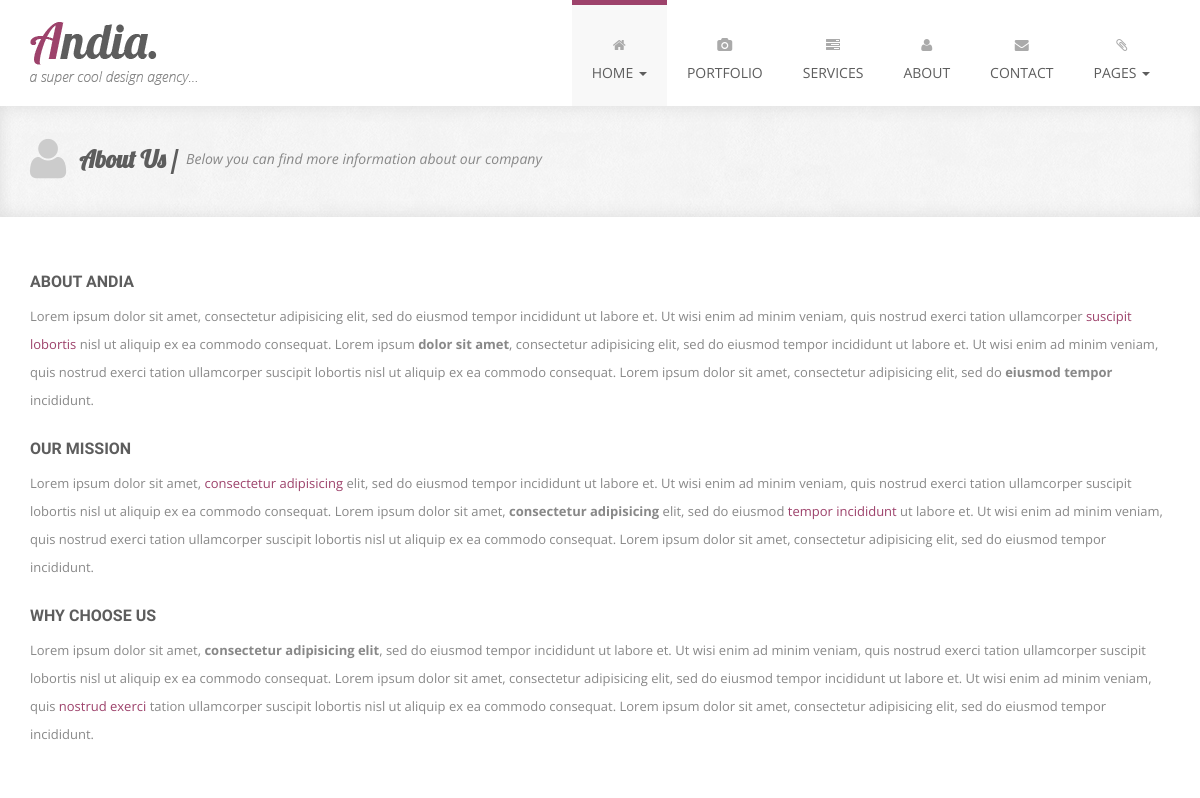
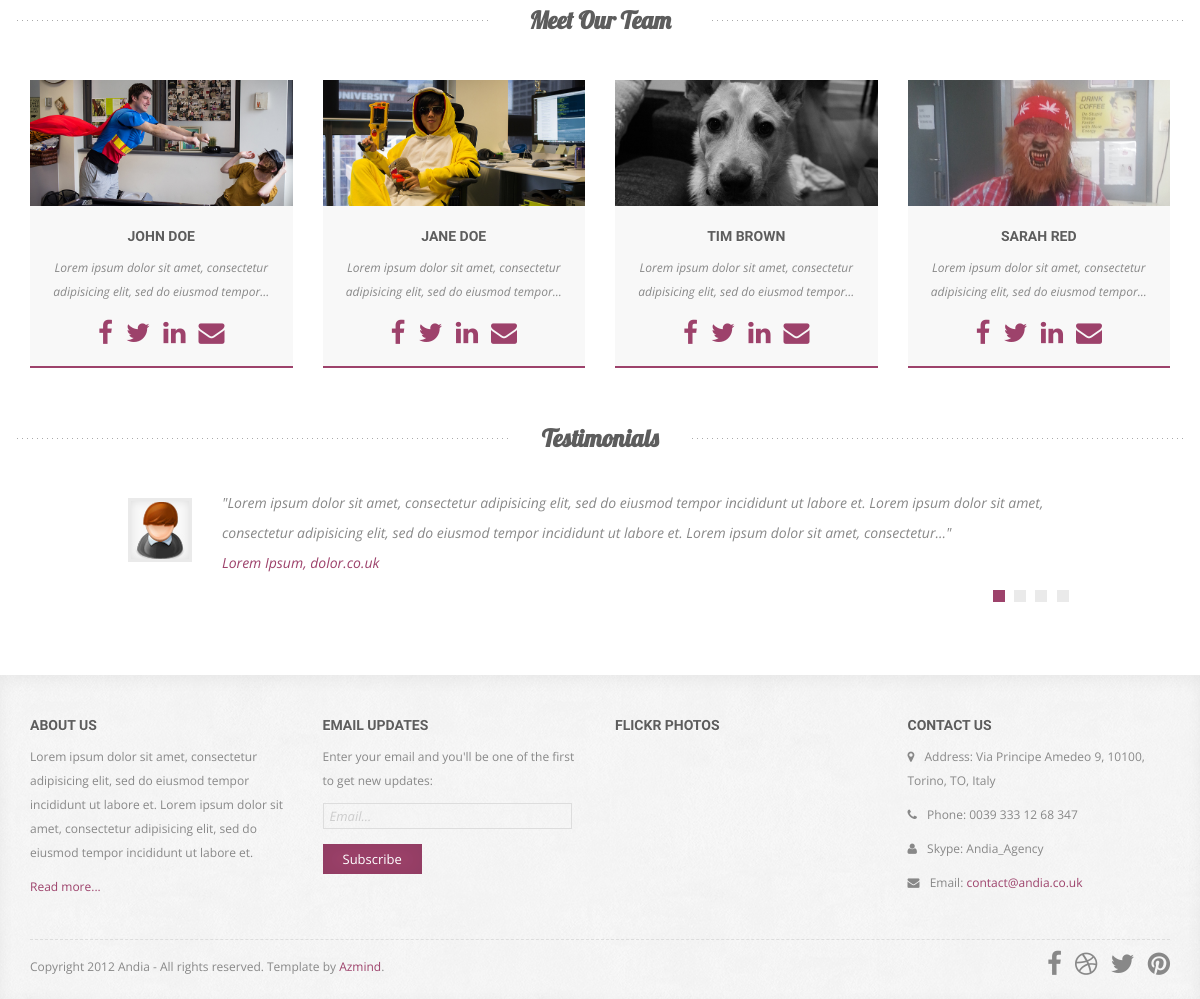
/about, run on the app's committed database (2 pictures, top to bottom).
### tables this page shows
CREATE TABLE `Testimonials` (
  `id` int(11) NOT NULL,
  `name` varchar(255) DEFAULT NULL,
  `job` varchar(255) DEFAULT NULL,
  `review` varchar(255) DEFAULT NULL,
  `image` varchar(255) DEFAULT NULL
);

### components/View.php (called while the page is built, shortened)
<?
class View {
  function generate($templateView, $mainView) {
    $this->content = $this->getRenderedHtml('views/' . $mainView);
  }
  public function getRenderedHtml($path) {
    include($path);
    $var = ob_get_contents();
    return $var;
  }
}

### controllers/AboutController.php (called while the page is built, shortened)
<?
include_once ROOT . '/models/ModelTestimonials.php';
class AboutController extends Controller {
  private $testimonialsModel;
  public function __construct() {
    $this->testimonialsModel = new ModelTestimonials();
  }
  public function actionIndex() {
    try {
      $this->view->testimonials = $this->testimonialsModel->getTestimonials();
      $this->view->generate('template_view.phtml', 'about/index.phtml');
    } catch (Exception $e) {
      echo $e->getMessage();
    }
    return true;
  }
}

### index.php (called while the page is built, shortened)
<?
require_once(ROOT . '/components/Router.php');
require_once(ROOT . '/components/Db.php');
$router = new Router();
$router->run();

### components/Db.php (called while the page is built)
<?
class Db {
  protected $connection = NULL;
  public function __construct() {
    $this->connection = $this->getConnection();
  }
  public function getConnection() {
    try {
      $paramsPath = ROOT . '/config/db_params.php';
      $dbParams = include($paramsPath);
      if (!$this->connection) {
        $this->connection = new PDO("mysql:host={$dbParams['host']}; dbname={$dbParams['dbName']}",
          $dbParams['user'], $dbParams['password'], [PDO::ATTR_ERRMODE => PDO::ERRMODE_EXCEPTION]);
        return $this->connection;
      } else {
        return $this->connection;
      }
    } catch (PDOException $ex) {
      echo 'Не работает';
      die;
    }
  }
}

### config/db_params.php (called while the page is built)
<?
return [
  'host' => 'localhost',
  'dbName' => 'beetroot_independent_work_mvc',
  'user' => 'root',
  'password' => '',
];

### models/ModelTestimonials.php (called while the page is built, shortened)
<?
class ModelTestimonials extends Db {
  public function getTestimonials() {
    $sql = $this->connection->prepare(
      "SELECT * FROM `Testimonials`"
    );
    $sql->execute();
    return $sql->fetchAll(PDO::FETCH_ASSOC);
  }
}

### config/routes.php (called while the page is built)
<?
return [
  'subscribe' => 'forms/subscribe',
  'sendmail' => 'forms/sendmail',
  'portfolio' => 'portfolio/index',
  'services' => 'services/index',
  'about' => 'about/index',
  'contact' => 'contact/index',
  'pricing-tables' => 'pricing/tables',
  'index-2' => 'main/alternate',
  '' => 'main/index',
];

### views/about/index.phtml (the view)
<div class="page-title-container">
  <div class="container">
    <div class="row">
      <div class="col-sm-12 wow fadeIn">
        <i class="fa fa-user"></i>
        <h1>About Us /</h1>
        <p>Below you can find more information about our company</p>
      </div>
    </div>
  </div>
</div>
<div class="about-us-container">
  <div class="container">
    <div class="row">
      <div class="col-sm-12 about-us-text wow fadeInLeft">
        <h3>About Andia</h3>
        <p>
          Lorem ipsum dolor sit amet, consectetur adipisicing elit, sed do eiusmod tempor incididunt ut labore et. Ut wisi enim ad
          minim veniam, quis nostrud exerci tation ullamcorper <span class="violet">suscipit lobortis</span>
          nisl ut aliquip ex ea commodo consequat. Lorem ipsum <strong>dolor sit amet</strong>, consectetur adipisicing elit,
          sed do eiusmod tempor incididunt ut labore et. Ut wisi enim ad minim veniam, quis nostrud exerci tation ullamcorper
          suscipit lobortis nisl ut aliquip ex ea commodo consequat. Lorem ipsum dolor sit amet, consectetur adipisicing
          elit, sed do <strong>eiusmod tempor</strong> incididunt.
        </p>
        <h3>Our Mission</h3>
        <p>
          Lorem ipsum dolor sit amet, <span class="violet">consectetur adipisicing</span> elit, sed do eiusmod tempor incididunt
          ut labore et. Ut wisi enim ad minim veniam, quis nostrud exerci tation ullamcorper suscipit lobortis nisl ut aliquip
          ex ea commodo consequat. Lorem ipsum dolor sit amet, <strong>consectetur adipisicing</strong> elit, sed do eiusmod
          <span class="violet">tempor incididunt</span> ut labore et. Ut wisi enim ad minim veniam, quis nostrud exerci tation
          ullamcorper suscipit lobortis nisl ut aliquip ex ea commodo consequat. Lorem ipsum dolor sit amet, consectetur
          adipisicing elit, sed do eiusmod tempor incididunt.
        </p>
        <h3>Why Choose Us</h3>
        <p>
          Lorem ipsum dolor sit amet, <strong>consectetur adipisicing elit</strong>, sed do eiusmod tempor incididunt ut
          labore et. Ut wisi enim ad minim veniam, quis nostrud exerci tation ullamcorper suscipit lobortis nisl ut aliquip
          ex ea commodo consequat. Lorem ipsum dolor sit amet, consectetur adipisicing elit, sed do eiusmod tempor incididunt
          ut labore et. Ut wisi enim ad minim veniam, quis <span class="violet">nostrud exerci</span> tation ullamcorper
          suscipit lobortis nisl ut aliquip ex ea commodo consequat. Lorem ipsum dolor sit amet, consectetur adipisicing
          elit, sed do eiusmod tempor incididunt.
        </p>
      </div>
    </div>
  </div>
</div>
<div class="team-container">
  <div class="container">
    <div class="row">
      <div class="col-sm-12 team-title wow fadeIn">
        <h2>Meet Our Team</h2>
      </div>
    </div>
    <div class="row">
      <div class="col-sm-3">
        <div class="team-box wow fadeInUp">
          <img src="/public/img/team/1.jpg" alt="" data-at2x="/public/img/team/1.jpg">
          <h3>John Doe</h3>
          <p>Lorem ipsum dolor sit amet, consectetur adipisicing elit, sed do eiusmod tempor...</p>
          <div class="team-social">
            <a href="#"><i class="fa fa-facebook"></i></a>
            <a href="#"><i class="fa fa-twitter"></i></a>
            <a href="#"><i class="fa fa-linkedin"></i></a>
            <a href="#"><i class="fa fa-envelope"></i></a>
          </div>
        </div>
      </div>
      <div class="col-sm-3">
        <div class="team-box wow fadeInDown">
          <img src="/public/img/team/2.jpg" alt="" data-at2x="/public/img/team/2.jpg">
          <h3>Jane Doe</h3>
          <p>Lorem ipsum dolor sit amet, consectetur adipisicing elit, sed do eiusmod tempor...</p>
          <div class="team-social">
            <a href="#"><i class="fa fa-facebook"></i></a>
            <a href="#"><i class="fa fa-twitter"></i></a>
            <a href="#"><i class="fa fa-linkedin"></i></a>
            <a href="#"><i class="fa fa-envelope"></i></a>
          </div>
        </div>
      </div>
      <div class="col-sm-3">
        <div class="team-box wow fadeInUp">
          <img src="/public/img/team/3.jpg" alt="" data-at2x="/public/img/team/3.jpg">
          <h3>Tim Brown</h3>
          <p>Lorem ipsum dolor sit amet, consectetur adipisicing elit, sed do eiusmod tempor...</p>
          <div class="team-social">
            <a href="#"><i class="fa fa-facebook"></i></a>
            <a href="#"><i class="fa fa-twitter"></i></a>
            <a href="#"><i class="fa fa-linkedin"></i></a>
            <a href="#"><i class="fa fa-envelope"></i></a>
          </div>
        </div>
      </div>
      <div class="col-sm-3">
        <div class="team-box wow fadeInDown">
          <img src="/public/img/team/4.jpg" alt="" data-at2x="/public/img/team/4.jpg">
          <h3>Sarah Red</h3>
          <p>Lorem ipsum dolor sit amet, consectetur adipisicing elit, sed do eiusmod tempor...</p>
          <div class="team-social">
            <a href="#"><i class="fa fa-facebook"></i></a>
            <a href="#"><i class="fa fa-twitter"></i></a>
            <a href="#"><i class="fa fa-linkedin"></i></a>
            <a href="#"><i class="fa fa-envelope"></i></a>
          </div>
        </div>
      </div>
    </div>
  </div>
</div>
<div class="testimonials-container">
  <div class="container">
    <div class="row">
      <div class="col-sm-12 testimonials-title wow fadeIn">
        <h2>Testimonials</h2>
      </div>
    </div>
    <div class="row">
      <div class="col-sm-10 col-sm-offset-1 testimonial-list">
        <div role="tabpanel">
          <div class="tab-content">
            <?foreach ($this->testimonials as $key => $value) {?>
              <?$i = ++$key?>
              <div role="tabpanel" class="tab-pane fade<?= $i == 1 ? ' in active' : ''?>" id="tab<?= $i?>">
                <div class="testimonial-image">
                  <img src="<?= $value['image']?>" alt="" data-at2x="<?= $value['image']?>">
                </div>
                <div class="testimonial-text">
                  <p>
                    "<?= $value['review']?>..."<br>
                    <a href="#"><?= $value['name']?>, <?= $value['job']?></a>
                  </p>
                </div>
              </div>
            <?}?>
          </div>
          <ul class="nav nav-tabs" role="tablist">
            <?foreach ($this->testimonials as $key => $value) {?>
              <?$i = ++$key?>
              <li role="presentation"<?= $i == 1 ? ' class="active"' : ''?>>
                <a href="#tab<?= $i?>" aria-controls="tab<?= $i?>" role="tab" data-toggle="tab"></a>
              </li>
            <?}?>
          </ul>
        </div>
      </div>
    </div>
  </div>
</div>

### components/Router.php (shortened to what this page needs)
<?
class Router {
  private $routes;
  public function __construct() {
    $routePath = ROOT . '/config/routes.php';
    $this->routes = include($routePath);
  }
  private function getUri() {
    if (!empty($_SERVER['REQUEST_URI'])) {
      return trim($_SERVER['REQUEST_URI'], '/');
    }
  }
  public function run() {
    $uri = $this->getUri();
    foreach ($this->routes as $uriPattern => $path) {
      if (preg_match("~$uriPattern~", $uri)) {
        $internalRoute = preg_replace("~$uriPattern~", $path, $uri);
        $segments = explode('/', $internalRoute);
        $controllerName = ucfirst(array_shift($segments) . 'Controller');
        $actionName = 'action' . ucfirst(array_shift($segments));
        $parameters = $segments;
        $controllerObject = new $controllerName;
        $result = call_user_func_array([$controllerObject, $actionName], $parameters);
        if ($result != NULL) {
          break;
        }
      }
    }
  }
}

### public/css/style.css (style rules this page uses)
body { background: #fff; text-align: center; font-family: 'Open Sans', sans-serif; color: #888; font-size: 12px; }
.violet { color: #9d426b; }
a { color: #9d426b; text-decoration: none; -o-transition: all .3s; -moz-transition: all .3s; -webkit-transition: all .3s; -ms-transition: all .3s; transition: all .3s; }
strong { font-weight: bold; }
img { max-width: 100%; }
h1, h2 { line-height: 40px; }
h3, h4 { line-height: 20px; }
.testimonials-container { margin-top: 50px; padding-bottom: 70px; }
.testimonials-title { background: url(../img/line.png) left center repeat-x; }
.testimonials-title h2 { width: 180px; margin: 0 auto; background: #fff; font-family: 'Lobster', cursive; font-size: 24px; color: #5d5d5d; font-weight: bold; }
.testimonial-list { margin-top: 30px; text-align: left; }
.testimonial-list .tab-pane { overflow: hidden; }
.testimonial-list .testimonial-image { float: left; width: 10%; margin: 10px 0 0 0; }
.testimonial-list .testimonial-image img { max-width: 64px; border: 3px solid #eaeaea; }
.testimonial-list .testimonial-text { float: left; width: 90%; font-size: 14px; line-height: 30px; font-style: italic; }
.testimonial-list .nav-tabs { border: 0; text-align: right; }
.testimonial-list .nav-tabs li { float: none; display: inline-block; margin-left: 2px; margin-right: 2px; }
.testimonial-list .nav-tabs li a { width: 12px; height: 12px; padding: 0; background: #eaeaea; border: 0; -moz-border-radius: 0; -webkit-border-radius: 0; border-radius: 0; }
.testimonial-list .nav-tabs li.active a { background: #9d426b; }
.page-title-container { margin: 0 auto; padding: 30px 0 35px 0; background: #f8f8f8 url(../img/pattern.jpg) left top repeat; text-align: left; -moz-box-shadow: 0 5px 15px 0 rgba(0,0,0,.05) inset, 0 -5px 15px 0 rgba(0,0,0,.05) inset; -webkit-box-shadow: 0 5px 15px 0 rgba(0,0,0,.05) inset, 0 -5px 15px 0 rgba(0,0,0,.05) inset; box-shadow: 0 5px 15px 0 rgba(0,0,0,.05) inset, 0 -5px 15px 0 rgba(0,0,0,.05) inset; }
.page-title-container h1 { display: inline; margin-left: 10px; font-family: 'Lobster', cursive; font-size: 24px; color: #5d5d5d; font-weight: bold; text-shadow: 0 1px 0 rgba(255, 255, 255, .7); vertical-align: middle; }
.page-title-container p { display: inline; margin-left: 5px; font-size: 14px; font-style: italic; vertical-align: middle; }
.page-title-container i { font-size: 46px; color: #ccc; vertical-align: middle; }
.about-us-container { margin-top: 20px; }
.about-us-text { padding-top: 10px; padding-bottom: 10px; text-align: left; }
.about-us-text h3 { margin-top: 25px; font-family: 'Droid Sans', sans-serif; font-size: 16px; color: #5d5d5d; font-weight: bold; text-transform: uppercase; text-shadow: 0 1px 0 rgba(255,255,255,.7); }
.about-us-text p { line-height: 28px; font-size: 13px; }
.team-container { margin-top: 30px; }
.team-title { background: url(../img/line.png) left center repeat-x; }
.team-title h2 { width: 220px; margin: 0 auto; background: #fff; font-family: 'Lobster', cursive; font-size: 24px; color: #5d5d5d; font-weight: bold; }
.team-box { margin-top: 40px; padding-bottom: 15px; background: #f8f8f8; border-bottom: 2px solid #9d426b; }
.team-box h3 { margin-top: 20px; padding-left: 15px; padding-right: 15px; font-family: 'Droid Sans', sans-serif; font-size: 14px; color: #5d5d5d; font-weight: bold; text-transform: uppercase; text-shadow: 0 1px 0 rgba(255,255,255,.7); }
.team-box p { padding-left: 15px; padding-right: 15px; line-height: 24px; font-style: italic; }
.team-social a { margin: 0 5px; font-size: 26px; }

### data on the page
testimonials: image (picture), review "Lorem ipsum dolor sit amet, consectetur adipisicing elit, sed do eiusmod tempor incididunt ut labore et. Lorem ipsum dolor sit amet, consectetur adipisicing elit, sed do eiusmod tempor incididunt ut labore et. Lorem ipsum dolor sit amet, consectetur", name "Lorem Ipsum", job "dolor.co.uk"
